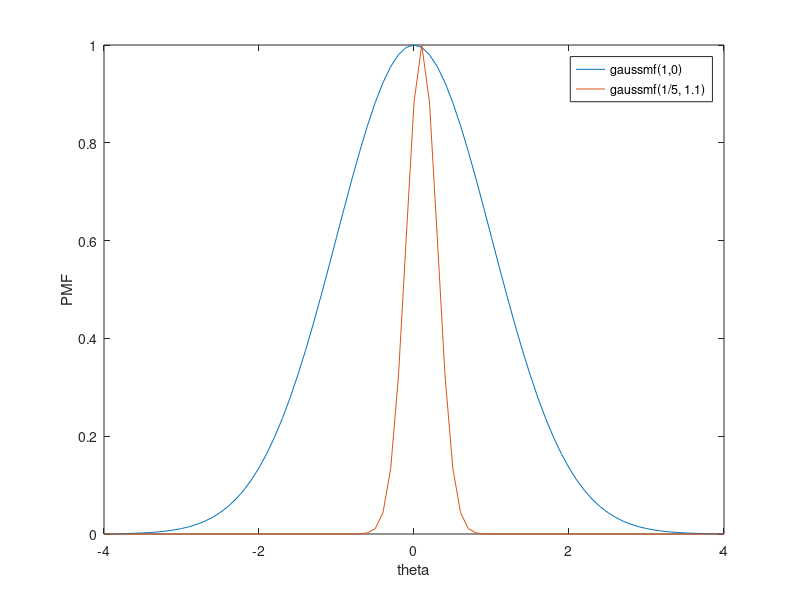

MATLAB code for this plot:
close all;
clear all;
clc;

c = 0;
sigma = 1;
x = -4:0.1:4;
y = gaussmf(x, [sigma c]);
z = gaussmf(x, [sigma/5 c+0.1]);

figure(1)
plot(x,y,x,z);
xlabel('theta')
ylabel('PMF')
legend('gaussmf(1,0)','gaussmf(1/5, 1.1)')

